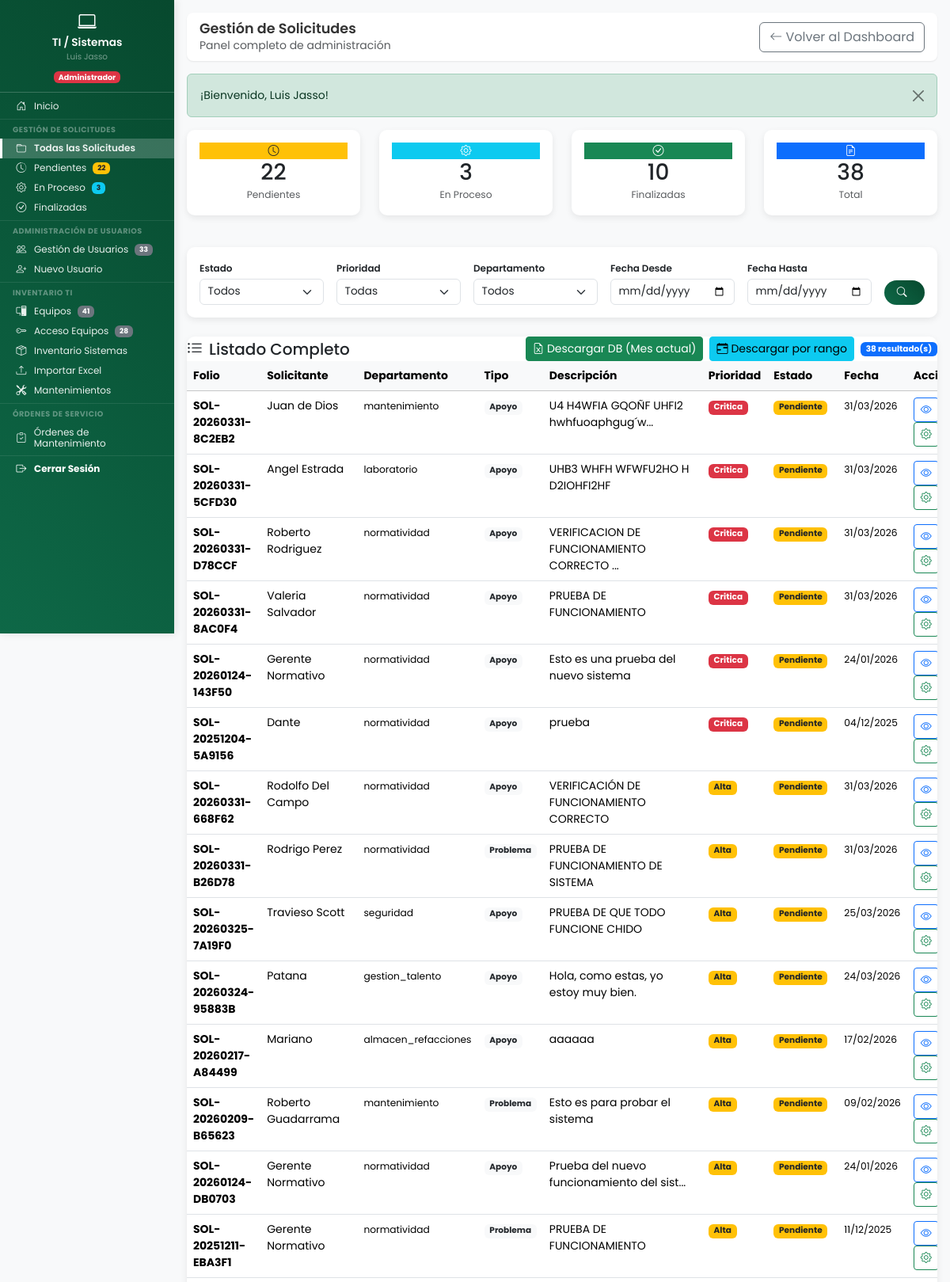
The page /ti_sistemas/gestion_solicitudes.php (signed in, upper part) on the database its author committed.
### tables this page shows
CREATE TABLE `solicitudes_atencion` (
  `id` int(11) NOT NULL,
  `folio` varchar(50) NOT NULL,
  `usuario_id` int(11) NOT NULL,
  `departamento` varchar(100) NOT NULL,
  `nombre_solicitante` varchar(200) DEFAULT NULL,
  `departamento_id` int(11) DEFAULT NULL,
  `tipo_soporte` enum('Apoyo','Problema') NOT NULL DEFAULT 'Problema',
  `tipo_apoyo` varchar(255) DEFAULT NULL,
  `tipo_problema` varchar(255) DEFAULT NULL,
  `descripcion` text NOT NULL,
  `prioridad` enum('baja','media','alta','critica') NOT NULL DEFAULT 'media',
  `estado` enum('pendiente','en_proceso','finalizada','cancelada') NOT NULL DEFAULT 'pendiente',
  `atendido_por` int(11) DEFAULT NULL,
  `fecha_atencion` datetime DEFAULT NULL,
  `comentarios_ti` text DEFAULT NULL,
  `fecha_actualizacion` datetime DEFAULT NULL,
  `fecha_creacion` datetime NOT NULL DEFAULT current_timestamp()
);

CREATE TABLE `usuarios` (
  `id` int(11) NOT NULL,
  `nombre_completo` varchar(150) NOT NULL,
  `no_nomina` varchar(20) DEFAULT NULL COMMENT 'Número de nómina del empleado',
  `puesto` varchar(100) DEFAULT NULL COMMENT 'Puesto del empleado',
  `fecha_ingreso` date DEFAULT NULL COMMENT 'Fecha de ingreso a la empresa',
  `periodo_pago` enum('quincenal','semanal') DEFAULT NULL COMMENT 'Periodo de pago del empleado',
  `empresa` enum('resimex','carganova') DEFAULT NULL COMMENT 'Empresa del empleado',
  `jornada` enum('lunes_viernes','lunes_sabado') DEFAULT 'lunes_sabado' COMMENT 'Tipo de jornada laboral',
  `usuario` varchar(50) NOT NULL,
  `password` varchar(255) NOT NULL,
  `departamento` varchar(100) NOT NULL,
  `departamento_id` int(11) DEFAULT NULL,
  `es_colaborativo` tinyint(1) NOT NULL DEFAULT 0,
  `activo` tinyint(1) NOT NULL DEFAULT 1,
  `es_admin_area` tinyint(1) DEFAULT 0 COMMENT 'Rol Administrativo/Jefe de área para Vacaciones (1=Sí, 0=No)',
  `fecha_registro` datetime NOT NULL DEFAULT current_timestamp(),
  `ultimo_acceso` datetime DEFAULT NULL,
  `created_by` int(11) DEFAULT NULL COMMENT 'ID del usuario que creó este registro',
  `updated_at` datetime DEFAULT NULL COMMENT 'Fecha y hora de última actualización',
  `updated_by` int(11) DEFAULT NULL COMMENT 'ID del usuario que realizó la última actualización'
);

### ti_sistemas/gestion_solicitudes.php (the view, shortened to what the rows shown need)
<?php
try {
    $pdo = conectarDB();
    $sql = "SELECT s.*,
                   COALESCE(s.nombre_solicitante, u.nombre_completo) as solicitante_nombre,
                   u.departamento
            FROM solicitudes_atencion s
            INNER JOIN usuarios u ON s.usuario_id = u.id
            WHERE 1=1";
    $params = [];
    $sql .= " ORDER BY
              CASE s.estado
                  WHEN 'pendiente' THEN 1
                  WHEN 'en_proceso' THEN 2
                  ELSE 3
              END,
              CASE s.prioridad
                  WHEN 'critica' THEN 1
                  WHEN 'alta' THEN 2
                  WHEN 'media' THEN 3
                  WHEN 'baja' THEN 4
              END,
              s.fecha_creacion DESC";
    $stmt = $pdo->prepare($sql);
    $stmt->execute($params);
    $solicitudes = $stmt->fetchAll();
} catch (Exception $e) {
    establecer_alerta('error', 'Error al cargar solicitudes: ' . $e->getMessage());
    $solicitudes = [];
    $contadores = ['pendientes' => 0, 'en_proceso' => 0, 'finalizadas' => 0, 'total' => 0];
    $departamentos = [];
}
function obtener_badge_estado($estado) {
    $badges = [
        'pendiente' => 'bg-warning text-dark',
        'en_proceso' => 'bg-info text-dark',
        'finalizada' => 'bg-success',
        'cancelada' => 'bg-secondary'
    ];
    return $badges[$estado] ?? 'bg-secondary';
}
function obtener_badge_prioridad($prioridad) {
    $badges = [
        'critica' => 'bg-danger',
        'alta' => 'bg-warning text-dark',
        'media' => 'bg-info text-dark',
        'baja' => 'bg-secondary'
    ];
    return $badges[$prioridad] ?? 'bg-secondary';
}
?>
<!DOCTYPE html>
<html lang="es">
<head>
    <link href="https://cdn.jsdelivr.net/npm/bootstrap@5.3.2/dist/css/bootstrap.min.css" rel="stylesheet">
    <link rel="stylesheet" href="https://cdn.jsdelivr.net/npm/bootstrap-icons@1.11.1/font/bootstrap-icons.css">
    <link rel="stylesheet" href="<?php echo URL_BASE; ?>assets/css/dashboard.css">
    <link rel="stylesheet" href="<?php echo URL_BASE; ?>assets/css/base/variables.css">
    <link rel="stylesheet" href="<?php echo URL_BASE; ?>assets/css/components/sidebar.css">
    <link rel="stylesheet" href="<?php echo URL_BASE; ?>assets/css/components/hamburger.css">
    <link rel="stylesheet" href="<?php echo URL_BASE; ?>assets/css/layouts/dashboard-layout.css">
    <link rel="stylesheet" href="<?php echo URL_BASE; ?>assets/css/utilities/responsive.css">
</head>
<body>
    <div class="dashboard-container">
        <main class="main-content">
            <div class="content-wrapper">
                <div class="top-navbar d-flex justify-content-between align-items-center">
                    <div>
                        <h2 class="welcome-text">Gestión de Solicitudes</h2>
                    </div>
                </div>
                <div class="card card-custom">
                    <div class="card-body p-0">
                        <?php if (empty($solicitudes)): ?>
                        <div class="text-center py-5">
                            <i class="bi bi-inbox fs-1 text-muted"></i>
                            <p class="text-muted mt-3 mb-0">No hay solicitudes para mostrar</p>
                        </div>
                        <?php else: ?>
                        <div class="table-responsive">
                            <table class="table table-hover mb-0">
                                <thead class="table-light">
                                    <tr>
                                        <th>Folio</th>
                                        <th>Solicitante</th>
                                        <th>Departamento</th>
                                        <th>Tipo</th>
                                        <th>Descripción</th>
                                        <th>Prioridad</th>
                                        <th>Estado</th>
                                        <th>Fecha</th>
                                        <th>Acciones</th>
                                    </tr>
                                </thead>
                                <tbody>
                                    <?php foreach ($solicitudes as $sol): ?>
                                    <tr>
                                        <td>
                                            <strong><?php echo htmlspecialchars($sol['folio']); ?></strong>
                                        </td>
                                        <td><?php echo htmlspecialchars($sol['solicitante_nombre']); ?></td>
                                        <td>
                                            <small><?php echo htmlspecialchars($sol['departamento']); ?></small>
                                        </td>
                                        <td>
                                            <span class="badge bg-light text-dark">
                                                <?php echo htmlspecialchars($sol['tipo_soporte']); ?>
                                            </span>
                                        </td>
                                        <td>
                                            <?php
                                            $desc = htmlspecialchars($sol['descripcion']);
                                            echo strlen($desc) > 40 ? substr($desc, 0, 40) . '...' : $desc;
                                            ?>
                                        </td>
                                        <td>
                                            <span class="badge <?php echo obtener_badge_prioridad($sol['prioridad']); ?>">
                                                <?php echo ucfirst($sol['prioridad']); ?>
                                            </span>
                                        </td>
                                        <td>
                                            <span class="badge <?php echo obtener_badge_estado($sol['estado']); ?>">
                                                <?php echo obtener_texto_estado($sol['estado']); ?>
                                            </span>
                                        </td>
                                        <td>
                                            <small><?php echo formatear_fecha($sol['fecha_creacion']); ?></small>
                                        </td>
                                        <td>
                                            <a href="<?php echo URL_BASE; ?>solicitudes/ver.php?folio=<?php echo urlencode($sol['folio']); ?>"
                                               class="btn btn-sm btn-outline-primary" title="Ver detalle">
                                                <i class="bi bi-eye"></i>
                                            </a>
                                            <?php if ($sol['estado'] != 'finalizada' && $sol['estado'] != 'cancelada'): ?>
                                            <a href="<?php echo URL_BASE; ?>ti_sistemas/cambiar_estado.php?folio=<?php echo urlencode($sol['folio']); ?>"
                                               class="btn btn-sm btn-outline-success" title="Gestionar">
                                                <i class="bi bi-gear"></i>
                                            </a>
                                            <?php endif; ?>
                                        </td>
                                    </tr>
                                    <?php endforeach; ?>
                                </tbody>
                            </table>
                        </div>
                        <?php endif; ?>
                    </div>
                </div>
            </div>
        </main>
    </div>
</body>
</html>

### rows shown on the page
solicitudes_atencion: folio "SOL-20260331-8C2EB2", solicitante_nombre "Juan de Dios", usuario.departamento "mantenimiento", tipo_soporte "Apoyo", descripcion "U4 H4WFIA GQOÑF UHFI2 hwhfuoaphgug´w", prioridad "Critica", estado "Pendiente", fecha_creacion "31/03/2026"
solicitudes_atencion: folio "SOL-20260331-5CFD30", solicitante_nombre "Angel Estrada", usuario.departamento "laboratorio", tipo_soporte "Apoyo", descripcion "UHB3 WHFH WFWFU2HO H D2IOHFI2HF", prioridad "Critica", estado "Pendiente", fecha_creacion "31/03/2026"
solicitudes_atencion: folio "SOL-20260331-D78CCF", solicitante_nombre "Roberto Rodriguez", usuario.departamento "normatividad", tipo_soporte "Apoyo", descripcion "VERIFICACION DE FUNCIONAMIENTO CORRECTO", prioridad "Critica", estado "Pendiente", fecha_creacion "31/03/2026"
solicitudes_atencion: folio "SOL-20260331-8AC0F4", solicitante_nombre "Valeria Salvador", usuario.departamento "normatividad", tipo_soporte "Apoyo", descripcion "PRUEBA DE FUNCIONAMIENTO", prioridad "Critica", estado "Pendiente", fecha_creacion "31/03/2026"
solicitudes_atencion: folio "SOL-20260124-143F50", solicitante_nombre "Gerente Normativo", usuario.departamento "normatividad", tipo_soporte "Apoyo", descripcion "Esto es una prueba del nuevo sistema", prioridad "Critica", estado "Pendiente", fecha_creacion "24/01/2026"
solicitudes_atencion: folio "SOL-20251204-5A9156", solicitante_nombre "Dante", usuario.departamento "normatividad", tipo_soporte "Apoyo", descripcion "prueba", prioridad "Critica", estado "Pendiente", fecha_creacion "04/12/2025"
solicitudes_atencion: folio "SOL-20260331-668F62", solicitante_nombre "Rodolfo Del Campo", usuario.departamento "normatividad", tipo_soporte "Apoyo", descripcion "VERIFICACIÓN DE FUNCIONAMIENTO CORRECTO", prioridad "Alta", estado "Pendiente", fecha_creacion "31/03/2026"
solicitudes_atencion: folio "SOL-20260331-B26D78", solicitante_nombre "Rodrigo Perez", usuario.departamento "normatividad", tipo_soporte "Problema", descripcion "PRUEBA DE FUNCIONAMIENTO DE SISTEMA", prioridad "Alta", estado "Pendiente", fecha_creacion "31/03/2026"
solicitudes_atencion: folio "SOL-20260325-7A19F0", solicitante_nombre "Travieso Scott", usuario.departamento "seguridad", tipo_soporte "Apoyo", descripcion "PRUEBA DE QUE TODO FUNCIONE CHIDO", prioridad "Alta", estado "Pendiente", fecha_creacion "25/03/2026"
solicitudes_atencion: folio "SOL-20260324-95883B", solicitante_nombre "Patana", usuario.departamento "gestion_talento", tipo_soporte "Apoyo", descripcion "Hola, como estas, yo estoy muy bien.", prioridad "Alta", estado "Pendiente", fecha_creacion "24/03/2026"
solicitudes_atencion: folio "SOL-20260217-A84499", solicitante_nombre "Mariano", usuario.departamento "almacen_refacciones", tipo_soporte "Apoyo", descripcion "aaaaaa", prioridad "Alta", estado "Pendiente", fecha_creacion "17/02/2026"
solicitudes_atencion: folio "SOL-20260209-B65623", solicitante_nombre "Roberto Guadarrama", usuario.departamento "mantenimiento", tipo_soporte "Problema", descripcion "Esto es para probar el sistema", prioridad "Alta", estado "Pendiente", fecha_creacion "09/02/2026"
solicitudes_atencion: folio "SOL-20260124-DB0703", solicitante_nombre "Gerente Normativo", usuario.departamento "normatividad", tipo_soporte "Apoyo", descripcion "Prueba del nuevo funcionamiento del sist", prioridad "Alta", estado "Pendiente", fecha_creacion "24/01/2026"
solicitudes_atencion: folio "SOL-20251211-EBA3F1", solicitante_nombre "Gerente Normativo", usuario.departamento "normatividad", tipo_soporte "Problema", descripcion "PRUEBA DE FUNCIONAMIENTO", prioridad "Alta", estado "Pendiente", fecha_creacion "11/12/2025"

### other values the page prints
$_SESSION['nombre_completo'] "Luis Jasso"
$stats_sidebar['pendientes'] "22"
$stats_sidebar['en_proceso'] "3"
$total_usuarios "33"
$total_equipos "41"
$total_acceso "28"
$alerta['mensaje'] "¡Bienvenido, Luis Jasso!"
$contadores['pendientes'] "22"
$contadores['en_proceso'] "3"
$contadores['finalizadas'] "10"
$contadores['total'] "38"
count($solicitudes) "38"
